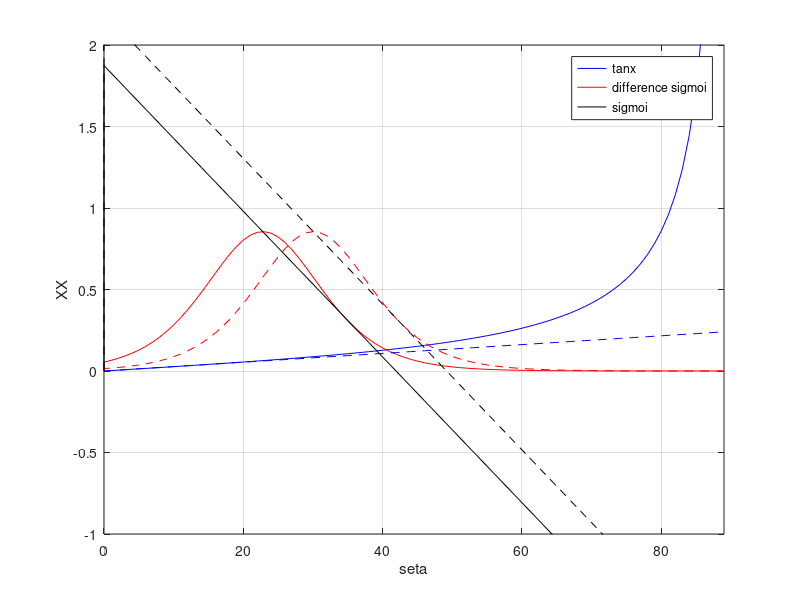

Here is the MATLAB script that generated this plot:

clear all
close all

eta_LOS=1;  %{1.6,1,.1,.1};
eta_NLOS=20; %{23,20,21,21};

a=10;  %{15,11,5,5};
a1=15;
b=0.18;  %{.16,.18,.3,.3};
%a1=15;

%parameter A
A=eta_LOS-eta_NLOS;
y1=-b*A/4;
x1=a-(1/b)* log2(1/a)/1.4427;
y2=-0.1027*b*A;
x2=a-(1/b)* log2(0.1315/a)/1.4427;
y11=-b*A/4;
x11=a1-(1/b)* log2(1/a1)/1.4427;
y22=-0.1027*b*A;
x22=a1-(1/b)* log2(0.1315/a1)/1.4427;
v=[0:1:89];

    for i=1:length(v)
         seta=v(i);
         tag=pi*log2(exp(1))*tan(pi/180*seta)/(9*log2(10));
         Pmoi=-(a*b*A*exp(-b*(seta-a)))/(a*exp(-b*(seta-a))+1)^2;
         Xi=y1+((y2-y1)/(x2-x1))*(seta-x1);
         Pmoi1=-(a1*b*A*exp(-b*(seta-a1)))/(a1*exp(-b*(seta-a1))+1)^2;
         Xi1=y11+((y22-y11)/(x22-x11))*(seta-x11);
         Y=0.0027*seta;
          
        path(i+1,1)=seta; 
        path(i+1,2)=tag;
        path(i+1,3)=Pmoi;
        path(i+1,4)=Xi;
        path(i+1,5)=Pmoi1;
        path(i+1,6)=Xi1;
        path(i+1,7)=Y;
                
    end
    figure(1)
    plot(path(:,1), path(:,2),'b',path(:,1), path(:,3),'r',path(:,1), path(:,4),'k')
    hold
    plot(path(:,1), path(:,5),'r--',path(:,1), path(:,6),'k--',path(:,1), path(:,7),'b--')
    %plot(path(:,1), path(:,4),'k',path(:,1), path(:,5),'r--')
    %plot(path(:,1), path(:,2),'b')
    %axis([0 89 -0.5 3])
  legend('tanx', 'difference sigmoi','sigmoi');
 grid on;
 %title('PL vs h');
 xlabel('seta');
 ylabel('XX');
 %figure(2)
 %plot(path(:,1), path(:,7),'k')
 axis([0 89 -1 2])
 %grid on;
 %zlabel('PL');
        
    

